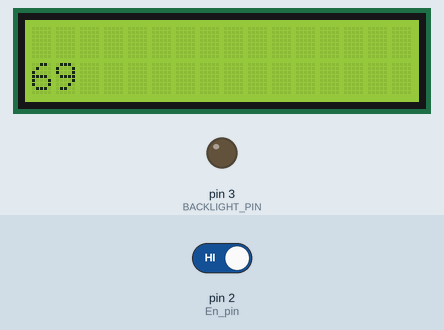
This sketch was run on a simulated Arduino Uno, built with avr-gcc and run on an emulated ATmega328P. On the bench: 16×2 character LCD, output pins drawn as LEDs (lit = HIGH). The inputs (shaded band) are chosen by the test bench; at power-on: pin 2 (En_pin) HIGH. What the sketch prints to the serial monitor is not drawn.

Above: at 1.2 s.
1.3 s: pin 2 (En_pin) driven LOW
At 2.5 s:
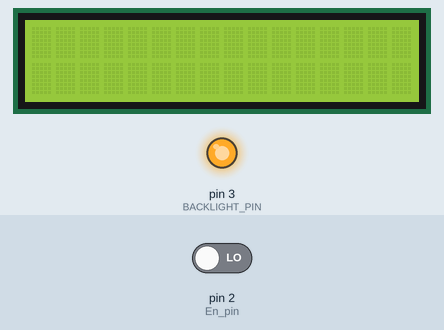
2.8 s: pin 2 (En_pin) driven HIGH
At 3.7 s:
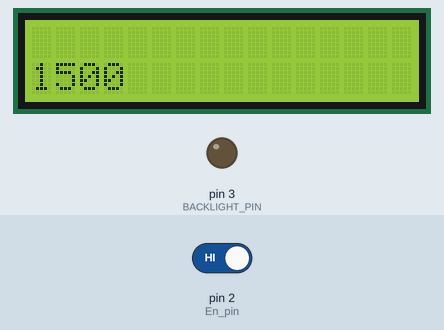
Timing chart, 0 to 5.8 s (numbered marks = the images above; inputs shaded):
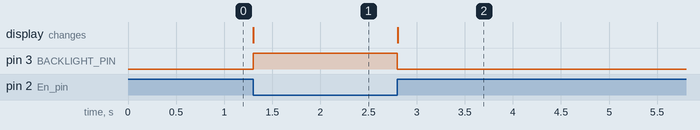

Measured:
- after the input at 1.3 s, pin 3 (BACKLIGHT_PIN): LOW → HIGH at once; the display: changes at once (image 1)
- after the input at 2.8 s, pin 3 (BACKLIGHT_PIN): HIGH → LOW at once; the display: changes at once (image 2)

The sketch:

pepperl_fuchs.ino
```cpp
//libreria: per lcd
//https://bitbucket.org/fmalpartida/new-liquidcrystal
#include <Wire.h>
#include <LiquidCrystal_I2C.h>

#define I2C_ADDR 0x27
#define BACKLIGHT_PIN 3
#define En_pin 2
#define Rw_pin 1
#define Rs_pin 0
#define D4_pin 4
#define D5_pin 5
#define D6_pin 6
#define D7_pin 7

LiquidCrystal_I2C lcd(I2C_ADDR,En_pin,Rw_pin,Rs_pin,D4_pin,D5_pin,D6_pin,D7_pin);


int sgn, pvsgn;
unsigned long t1, delta;

void setup() {
  Serial.begin(9600);
  pinMode(2, INPUT);
  pinMode(3, OUTPUT);

  lcd.begin(16,2);
  lcd.setBacklightPin(BACKLIGHT_PIN,POSITIVE);
  lcd.setBacklight(HIGH);

  lcd.home();
  lcd.clear();
}

void loop() {
  sgn = digitalRead(2);

  if (!sgn && pvsgn) {
    Serial.println("FDD");
    digitalWrite(3, HIGH);
    t1 = millis();
    lcd.clear();
  }
  if (sgn && !pvsgn) {
    Serial.println("FDS");
    digitalWrite(3, LOW);
    delta = millis() - t1;
    Serial.print("buco: ");Serial.println(delta);
    lcd.setCursor(0,1);
    lcd.print(delta);

  }


  pvsgn = sgn;
}
```
